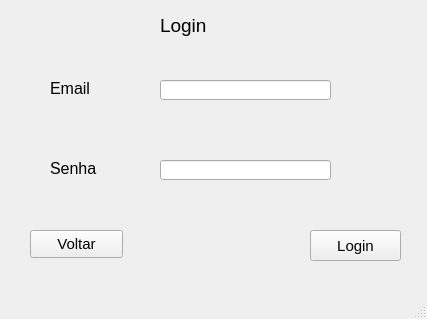
<?xml version="1.0" encoding="UTF-8"?>
<ui version="4.0">
 <class>MainWindow</class>
 <widget class="QMainWindow" name="MainWindow">
  <property name="geometry">
   <rect>
    <x>0</x>
    <y>0</y>
    <width>427</width>
    <height>319</height>
   </rect>
  </property>
  <property name="windowTitle">
   <string>MainWindow</string>
  </property>
  <widget class="QWidget" name="centralwidget">
   <widget class="QLabel" name="label">
    <property name="geometry">
     <rect>
      <x>160</x>
      <y>10</y>
      <width>51</width>
      <height>31</height>
     </rect>
    </property>
    <property name="font">
     <font>
      <pointsize>14</pointsize>
     </font>
    </property>
    <property name="text">
     <string>Login</string>
    </property>
   </widget>
   <widget class="QLabel" name="label_2">
    <property name="geometry">
     <rect>
      <x>50</x>
      <y>80</y>
      <width>51</width>
      <height>16</height>
     </rect>
    </property>
    <property name="font">
     <font>
      <pointsize>12</pointsize>
     </font>
    </property>
    <property name="text">
     <string>Email</string>
    </property>
   </widget>
   <widget class="QLabel" name="label_3">
    <property name="geometry">
     <rect>
      <x>50</x>
      <y>160</y>
      <width>51</width>
      <height>16</height>
     </rect>
    </property>
    <property name="font">
     <font>
      <pointsize>12</pointsize>
     </font>
    </property>
    <property name="text">
     <string>Senha</string>
    </property>
   </widget>
   <widget class="QLineEdit" name="line_email">
    <property name="geometry">
     <rect>
      <x>160</x>
      <y>80</y>
      <width>171</width>
      <height>20</height>
     </rect>
    </property>
    <property name="font">
     <font>
      <pointsize>11</pointsize>
     </font>
    </property>
   </widget>
   <widget class="QLineEdit" name="line_senha">
    <property name="geometry">
     <rect>
      <x>160</x>
      <y>160</y>
      <width>171</width>
      <height>20</height>
     </rect>
    </property>
    <property name="font">
     <font>
      <pointsize>11</pointsize>
     </font>
    </property>
   </widget>
   <widget class="QPushButton" name="btn_login">
    <property name="geometry">
     <rect>
      <x>310</x>
      <y>230</y>
      <width>91</width>
      <height>31</height>
     </rect>
    </property>
    <property name="font">
     <font>
      <pointsize>11</pointsize>
     </font>
    </property>
    <property name="text">
     <string>Login</string>
    </property>
   </widget>
   <widget class="QPushButton" name="btn_voltar">
    <property name="geometry">
     <rect>
      <x>30</x>
      <y>230</y>
      <width>93</width>
      <height>28</height>
     </rect>
    </property>
    <property name="font">
     <font>
      <pointsize>11</pointsize>
     </font>
    </property>
    <property name="text">
     <string>Voltar</string>
    </property>
   </widget>
  </widget>
  <widget class="QMenuBar" name="menubar">
   <property name="geometry">
    <rect>
     <x>0</x>
     <y>0</y>
     <width>427</width>
     <height>26</height>
    </rect>
   </property>
  </widget>
  <widget class="QStatusBar" name="statusbar"/>
 </widget>
 <resources/>
 <connections/>
</ui>
